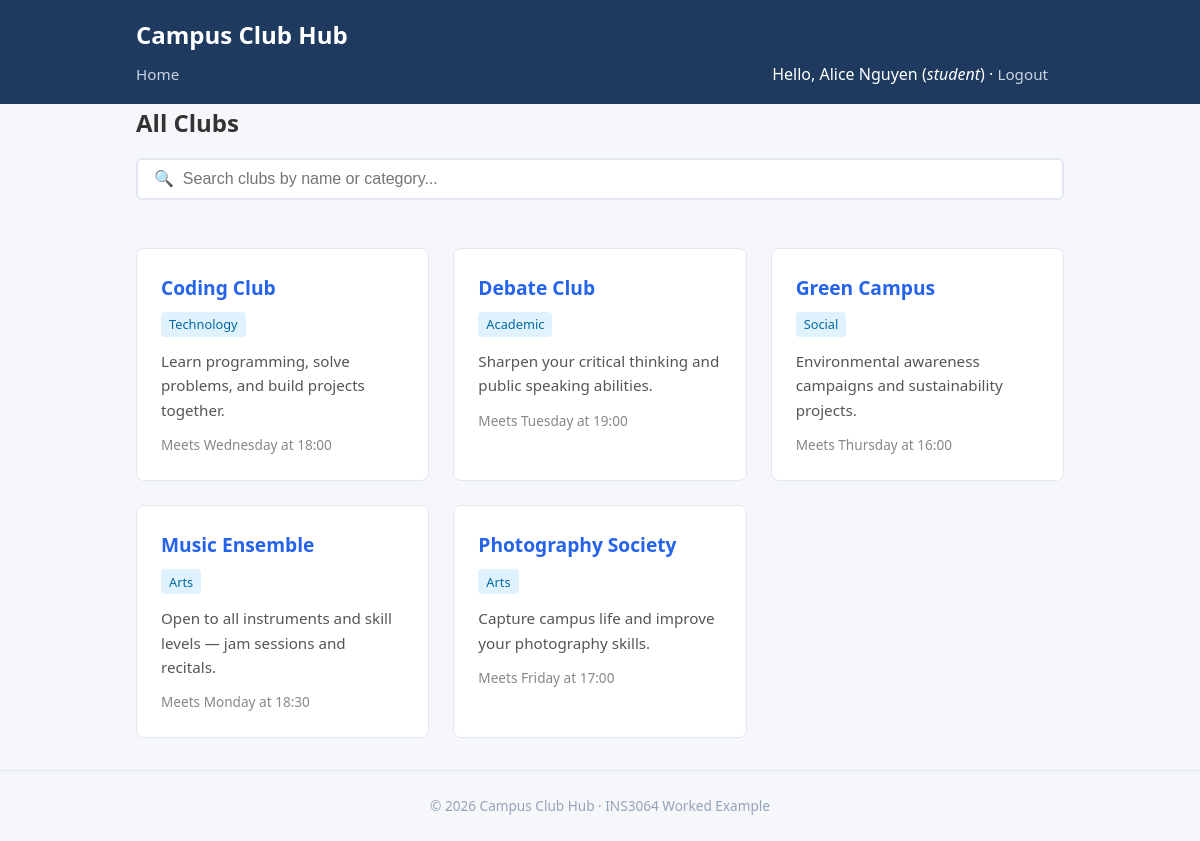
/ (signed in), run on the app's committed database.
### tables this page shows
CREATE TABLE clubs (
    id          INT AUTO_INCREMENT PRIMARY KEY,
    name        VARCHAR(150)  NOT NULL,
    description TEXT          NOT NULL,
    category    VARCHAR(100)  NOT NULL DEFAULT 'General',
    meeting_day VARCHAR(20)   DEFAULT NULL,       
    meeting_time VARCHAR(20)  DEFAULT NULL,       
    created_by  INT           DEFAULT NULL,       
    created_at  TIMESTAMP     NOT NULL DEFAULT CURRENT_TIMESTAMP,
    CONSTRAINT fk_clubs_creator
        FOREIGN KEY (created_by) REFERENCES users(id) ON DELETE SET NULL
);

### index.php (the view, shortened to what this page needs)
<?php
require_once __DIR__ . '/includes/header.php';
try {
    $pdo = getDB();
    $stmt = $pdo->query(
        'SELECT c.*, u.name AS creator_name
         FROM clubs c
         LEFT JOIN users u ON c.created_by = u.id
         ORDER BY c.name ASC'
    );
    $clubs = $stmt->fetchAll();
} catch (PDOException $e) {
    echo '<div class="alert alert-error">Database error: '
         . htmlspecialchars($e->getMessage(), ENT_QUOTES, 'UTF-8')
         . '</div>';
    $clubs = [];
}
?>
<h2 class="mb-2">All Clubs</h2>
<input
    type="text"
    id="search-box"
    placeholder="🔍  Search clubs by name or category..."
    autocomplete="off"
>
<div class="card-grid" id="clubs-list">
<?php if (empty($clubs)): ?>
    <p>No clubs found. Check back soon!</p>
<?php else: ?>
    <?php foreach ($clubs as $club): ?>
        <div class="card">
            <h2>
                <a href="club_detail.php?id=<?= (int) $club['id'] ?>">
                    <?= htmlspecialchars($club['name'], ENT_QUOTES, 'UTF-8') ?>
                </a>
            </h2>
            <span class="badge">
                <?= htmlspecialchars($club['category'], ENT_QUOTES, 'UTF-8') ?>
            </span>
            <p>
                <?= htmlspecialchars($club['description'], ENT_QUOTES, 'UTF-8') ?>
            </p>
            <div class="meta">
                <?php if ($club['meeting_day'] && $club['meeting_time']): ?>
                    Meets <?= htmlspecialchars($club['meeting_day'], ENT_QUOTES, 'UTF-8') ?>
                    at <?= htmlspecialchars($club['meeting_time'], ENT_QUOTES, 'UTF-8') ?>
                <?php endif; ?>
            </div>
        </div>
    <?php endforeach; ?>
<?php endif; ?>
</div>
<?php require_once __DIR__ . '/includes/footer.php'; ?>

### style.css (style rules this page uses)
*, *::before, *::after { box-sizing: border-box; margin: 0; padding: 0; }
body { font-family: 'Segoe UI', Tahoma, Geneva, Verdana, sans-serif; line-height: 1.6; color: #333; background-color: #f5f7fa; }
a { color: #2563eb; text-decoration: none; }
.card-grid { display: grid; grid-template-columns: repeat(auto-fill, minmax(280px, 1fr)); gap: 1.5rem; }
.card { background: #fff; border: 1px solid #e2e8f0; border-radius: 8px; padding: 1.5rem; transition: box-shadow 0.2s ease; }
.card h2 { font-size: 1.2rem; margin-bottom: 0.5rem; }
.card .badge { display: inline-block; background-color: #e0f2fe; color: #0369a1; font-size: 0.8rem; padding: 0.15rem 0.5rem; border-radius: 4px; margin-bottom: 0.75rem; }
.card p { font-size: 0.95rem; color: #555; margin-bottom: 0.75rem; }
.card .meta { font-size: 0.85rem; color: #888; }
#search-box { width: 100%; padding: 0.6rem 1rem; border: 2px solid #e2e8f0; border-radius: 6px; font-size: 1rem; margin-bottom: 1.5rem; }
.mb-2 { margin-bottom: 1rem; }

### data on the page
clubs: name "Coding Club", category "Technology", description "Learn programming, solve problems, and build projects together.", meeting_day "Wednesday", meeting_time "18:00"
clubs: name "Debate Club", category "Academic", description "Sharpen your critical thinking and public speaking abilities.", meeting_day "Tuesday", meeting_time "19:00"
clubs: name "Green Campus", category "Social", description "Environmental awareness campaigns and sustainability projects.", meeting_day "Thursday", meeting_time "16:00"
clubs: name "Music Ensemble", category "Arts", description "Open to all instruments and skill levels — jam sessions and recitals.", meeting_day "Monday", meeting_time "18:30"
clubs: name "Photography Society", category "Arts", description "Capture campus life and improve your photography skills.", meeting_day "Friday", meeting_time "17:00"

### other printed values
APP_NAME "Campus Club Hub"
$_SESSION['user_name'] "Alice Nguyen"
$_SESSION['user_role'] "student"
